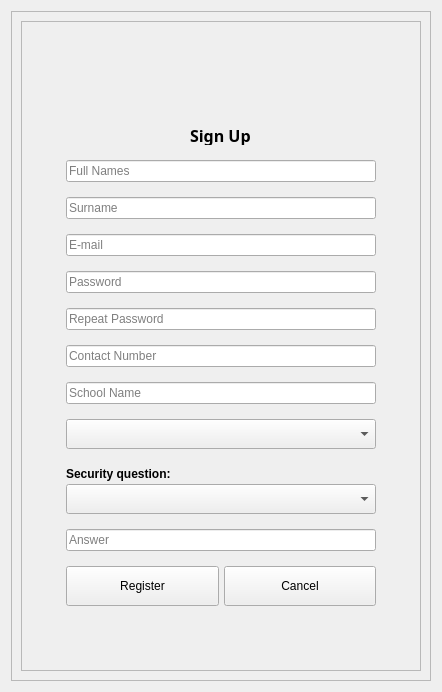
      <widget class="QWidget" name="page_register">
       <layout class="QVBoxLayout" name="verticalLayout_12">
        <item>
         <widget class="QFrame" name="frame_registerBackground">
          <property name="frameShape">
           <enum>QFrame::Shape::StyledPanel</enum>
          </property>
          <property name="frameShadow">
           <enum>QFrame::Shadow::Raised</enum>
          </property>
          <layout class="QHBoxLayout" name="horizontalLayout_12">
           <item>
            <widget class="QFrame" name="frame_registrationCard">
             <property name="minimumSize">
              <size>
               <width>400</width>
               <height>650</height>
              </size>
             </property>
             <property name="maximumSize">
              <size>
               <width>400</width>
               <height>650</height>
              </size>
             </property>
             <property name="frameShape">
              <enum>QFrame::Shape::StyledPanel</enum>
             </property>
             <property name="frameShadow">
              <enum>QFrame::Shadow::Raised</enum>
             </property>
             <layout class="QVBoxLayout" name="verticalLayout_29">
              <property name="spacing">
               <number>10</number>
              </property>
              <item>
               <layout class="QVBoxLayout" name="verticalLayout_28">
                <property name="spacing">
                 <number>15</number>
                </property>
                <property name="leftMargin">
                 <number>35</number>
                </property>
                <property name="topMargin">
                 <number>10</number>
                </property>
                <property name="rightMargin">
                 <number>35</number>
                </property>
                <property name="bottomMargin">
                 <number>10</number>
                </property>
                <item>
                 <layout class="QVBoxLayout" name="verticalLayout_49">
                  <property name="spacing">
                   <number>0</number>
                  </property>
                  <property name="bottomMargin">
                   <number>0</number>
                  </property>
                  <item alignment="Qt::AlignmentFlag::AlignHCenter">
                   <widget class="QLabel" name="label_registerIcon">
                    <property name="minimumSize">
                     <size>
                      <width>40</width>
                      <height>40</height>
                     </size>
                    </property>
                    <property name="maximumSize">
                     <size>
                      <width>40</width>
                      <height>40</height>
                     </size>
                    </property>
                    <property name="font">
                     <font>
                      <pointsize>1</pointsize>
                     </font>
                    </property>
                    <property name="text">
                     <string />
                    </property>
                    <property name="pixmap">
                     <pixmap resource="../resources.qrc">:/icons/icons/utils/register.png</pixmap>
                    </property>
                    <property name="scaledContents">
                     <bool>true</bool>
                    </property>
                    <property name="alignment">
                     <set>Qt::AlignmentFlag::AlignCenter</set>
                    </property>
                   </widget>
                  </item>
                  <item alignment="Qt::AlignmentFlag::AlignHCenter">
                   <widget class="QLabel" name="label_registerTitle">
                    <property name="sizePolicy">
                     <sizepolicy hsizetype="Preferred" vsizetype="Preferred">
                      <horstretch>0</horstretch>
                      <verstretch>0</verstretch>
                     </sizepolicy>
                    </property>
                    <property name="minimumSize">
                     <size>
                      <width>0</width>
                      <height>20</height>
                     </size>
                    </property>
                    <property name="maximumSize">
                     <size>
                      <width>16777215</width>
                      <height>20</height>
                     </size>
                    </property>
                    <property name="font">
                     <font>
                      <family>Century Gothic</family>
                      <pointsize>12</pointsize>
                      <bold>true</bold>
                     </font>
                    </property>
                    <property name="text">
                     <string>Sign Up</string>
                    </property>
                   </widget>
                  </item>
                 </layout>
                </item>
                <item>
                 <widget class="QLineEdit" name="lineEdit_regName">
                  <property name="placeholderText">
                   <string>Full Names</string>
                  </property>
                 </widget>
                </item>
                <item>
                 <widget class="QLineEdit" name="lineEdit_regSurname">
                  <property name="placeholderText">
                   <string>Surname</string>
                  </property>
                 </widget>
                </item>
                <item>
                 <widget class="QLineEdit" name="lineEdit_regEmail">
                  <property name="text">
                   <string />
                  </property>
                  <property name="placeholderText">
                   <string>E-mail</string>
                  </property>
                 </widget>
                </item>
                <item>
                 <widget class="QLineEdit" name="lineEdit_regPassword">
                  <property name="echoMode">
                   <enum>QLineEdit::EchoMode::Password</enum>
                  </property>
                  <property name="placeholderText">
                   <string>Password</string>
                  </property>
                 </widget>
                </item>
                <item>
                 <widget class="QLineEdit" name="lineEdit_regRepeatPassword">
                  <property name="echoMode">
                   <enum>QLineEdit::EchoMode::Password</enum>
                  </property>
                  <property name="placeholderText">
                   <string>Repeat Password</string>
                  </property>
                 </widget>
                </item>
                <item>
                 <widget class="QLineEdit" name="lineEdit_regContactNo">
                  <property name="placeholderText">
                   <string>Contact Number</string>
                  </property>
                 </widget>
                </item>
                <item>
                 <widget class="QLineEdit" name="lineEdit_regSchoolName">
                  <property name="placeholderText">
                   <string>School Name</string>
                  </property>
                 </widget>
                </item>
                <item>
                 <widget class="QComboBox" name="QComboBox_regRole">
                  <property name="sizePolicy">
                   <sizepolicy hsizetype="Preferred" vsizetype="Preferred">
                    <horstretch>0</horstretch>
                    <verstretch>0</verstretch>
                   </sizepolicy>
                  </property>
                  <property name="minimumSize">
                   <size>
                    <width>0</width>
                    <height>30</height>
                   </size>
                  </property>
                  <property name="maximumSize">
                   <size>
                    <width>16777215</width>
                    <height>30</height>
                   </size>
                  </property>
                  </widget>
                </item>
                <item>
                 <layout class="QVBoxLayout" name="verticalLayout_14">
                  <property name="spacing">
                   <number>0</number>
                  </property>
                  <item>
                   <widget class="QLabel" name="label_securityQuestionLabel">
                    <property name="minimumSize">
                     <size>
                      <width>0</width>
                      <height>20</height>
                     </size>
                    </property>
                    <property name="maximumSize">
                     <size>
                      <width>16777215</width>
                      <height>20</height>
                     </size>
                    </property>
                    <property name="font">
                     <font>
                      <bold>true</bold>
                     </font>
                    </property>
                    <property name="text">
                     <string>Security question:</string>
                    </property>
                   </widget>
                  </item>
                  <item>
                   <widget class="QComboBox" name="QComboBox_securityQuestion">
                    <property name="sizePolicy">
                     <sizepolicy hsizetype="Preferred" vsizetype="Preferred">
                      <horstretch>0</horstretch>
                      <verstretch>0</verstretch>
                     </sizepolicy>
                    </property>
                    <property name="minimumSize">
                     <size>
                      <width>0</width>
                      <height>30</height>
                     </size>
                    </property>
                    <property name="maximumSize">
                     <size>
                      <width>16777215</width>
                      <height>30</height>
                     </size>
                    </property>
                    </widget>
                  </item>
                 </layout>
                </item>
                <item>
                 <widget class="QLineEdit" name="lineEdit_regSecurityAnswer">
                  <property name="placeholderText">
                   <string>Answer</string>
                  </property>
                 </widget>
                </item>
                <item>
                 <layout class="QHBoxLayout" name="horizontalLayout_11">
                  <property name="spacing">
                   <number>5</number>
                  </property>
                  <item>
                   <widget class="QPushButton" name="pushButton_registerSubmit">
                    <property name="minimumSize">
                     <size>
                      <width>0</width>
                      <height>40</height>
                     </size>
                    </property>
                    <property name="maximumSize">
                     <size>
                      <width>16777215</width>
                      <height>40</height>
                     </size>
                    </property>
                    <property name="text">
                     <string>Register</string>
                    </property>
                   </widget>
                  </item>
                  <item>
                   <widget class="QPushButton" name="pushButton_regBackToLogin">
                    <property name="minimumSize">
                     <size>
                      <width>0</width>
                      <height>40</height>
                     </size>
                    </property>
                    <property name="maximumSize">
                     <size>
                      <width>16777215</width>
                      <height>40</height>
                     </size>
                    </property>
                    <property name="text">
                     <string>Cancel</string>
                    </property>
                   </widget>
                  </item>
                 </layout>
                </item>
               </layout>
              </item>
             </layout>
            </widget>
           </item>
          </layout>
         </widget>
        </item>
       </layout>
      </widget>
